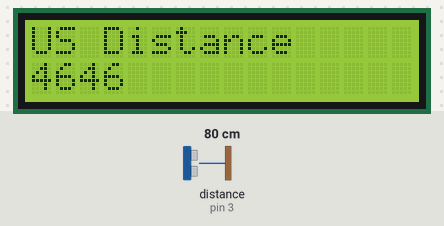
Recording of a sketch running on a simulated Arduino Uno, built with avr-gcc and run on an emulated ATmega328P. Parts: 16×2 character LCD. Wiring (inferred from the names in the program): ultrasonic range finder: trigger pin 2; echo pin 3. Inputs (shaded band) come from the test bench; at power-on: distance to the obstacle (sensor on pin 3) 80 cm. The echo pulse lasts 58.3 µs per cm.

Above: at 1.2 s.
1.3 s: distance to the obstacle (sensor on pin 3) set to 2 cm
At 2.0 s:
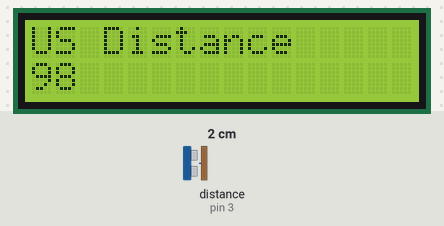
4.0 s: distance to the obstacle (sensor on pin 3) set to 60 cm
At 5.2 s:
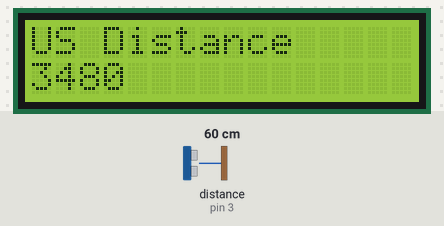
5.5 s: distance to the obstacle (sensor on pin 3) set to 9 cm
At 6.5 s:
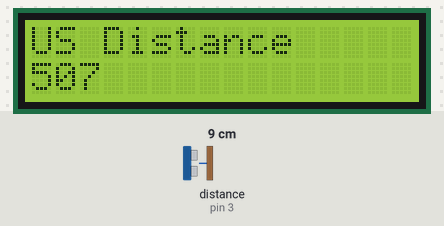
Timing chart, 0 to 8.5 s (numbered marks = the images above; inputs shaded):
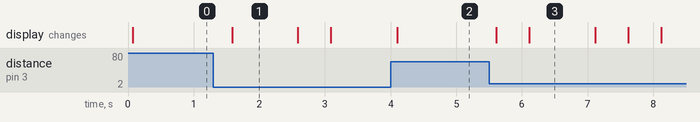

The sketch:

LCDKeypad.ino
```cpp
/*
 *  LiquidCrystal Library - Hello World
 *
 * Pins on Jumper
 *  D0    RX
 *  D1    TX
 *  D2    Ping Out to trig
 *  D3    In to echo
 *  D11   MOSI
 *  D12   MISO
 *  D13   SCK
 *
 *  D4 to D9 lcd
 *  D10 light LOW is off
 Buttons
 */

int pingPin = 2;
int inPin = 3;

// include the library code:
#include <LiquidCrystal.h>

// initialize the library with the numbers of the interface pins
LiquidCrystal lcd(8, 9, 4, 5, 6, 7);


long ping()
{
    // establish variables for duration of the ping,
    // and the distance result in inches and centimeters:
    long duration;

    // The PING))) is triggered by a HIGH pulse of 2 or more microseconds.
    // Give a short LOW pulse beforehand to ensure a clean HIGH pulse:

    digitalWrite(pingPin, LOW);
    delayMicroseconds(2);
    digitalWrite(pingPin, HIGH);
    delayMicroseconds(10);
    digitalWrite(pingPin, LOW);
    duration = pulseIn(inPin, HIGH);
    return duration;
}

long microsecondsToCentimeters(long microseconds)
{
    // The speed of sound is 340 m/s or 29 microseconds per centimeter.
    // The ping travels out and back, so to find the distance of the
    // object we take half of the distance travelled.
    return microseconds / 29 / 2;
}

void setup() {
    // set up the LCD's number of columns and rows:
    lcd.begin(16, 2);
    pinMode(pingPin, OUTPUT);
    pinMode(inPin, INPUT);
    // Print a message to the LCD.
    lcd.print("US Distance");
}

void loop() {
    // set the cursor to column 0, line 1
    // (note: line 1 is the second row, since counting begins with 0):
    lcd.setCursor(0, 1);
    // print the number of seconds since reset:
    //    long val = analogRead(0);    // read the input pin
    long dur=ping();
    lcd.print(dur);
    lcd.print("     ");
    delay(500);
}
```

Measured:
- after the input at 1.3 s, the display: changes after 0.29 s (image 1)
- after the input at 4.0 s, the display: changes after 0.10 s (image 2)
- after the input at 5.5 s, the display: first changes after 0.11 s (image 3 shows a later state)
- what the display in image 3 shows lasts 1.0 s, from 6.1 s to 7.1 s
